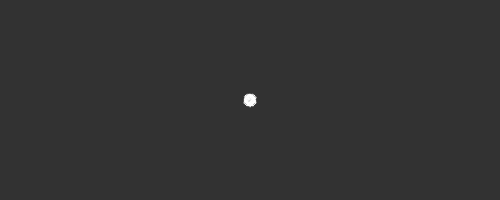
Frame 1 (no input)
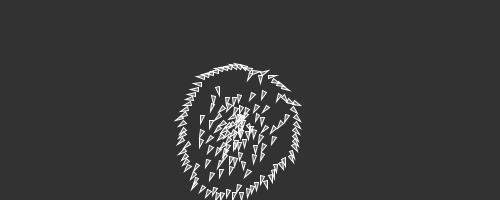
Frame 60 (the mouse pressed at the canvas centre just before this capture)
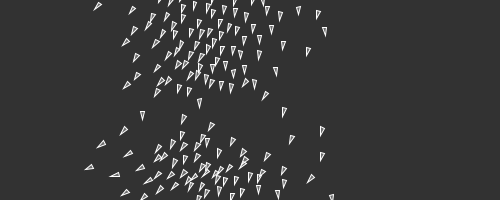
Frame 120 (the mouse held since frame 60 and released just before this capture)

The Processing sketch that drew these frames (run headless with seeded random() and noise(); from frame 60 on, the mouse is pressed at the canvas centre):

// Processing sketch: processing_175043
// ── processing_175043.pde

Flock flock;

void setup() {
  size(500, 200);
  flock = new Flock();
  // Add an initial set of boids into the system
  for (int i = 0; i < 150; i++) {
    flock.addBoid(new Boid(width/2,height/2));
  }
}

void draw() {
  background(50);
  flock.run();
}

// Add a new boid into the System
void mousePressed() {
  flock.addBoid(new Boid(mouseX,mouseY));
}



// The Flock (a list of Boid objects)

class Flock {
  ArrayList<Boid> boids; // An ArrayList for all the boids

  Flock() {
    boids = new ArrayList<Boid>(); // Initialize the ArrayList
  }

  void run() {
    for (Boid b : boids) {
      b.run(boids);  // Passing the entire list of boids to each boid individually
    }
  }

  void addBoid(Boid b) {
    boids.add(b);
  }

}




// The Boid class

class Boid {

  PVector location;
  PVector velocity;
  PVector acceleration;
  float r;
  float maxforce;    // Maximum steering force
  float maxspeed;    // Maximum speed

    Boid(float x, float y) {
    acceleration = new PVector(0, 0);

    // This is a new PVector method not yet implemented in JS
    // velocity = PVector.random2D();

    // Leaving the code temporarily this way so that this example runs in JS
    float angle = random(TWO_PI);
    velocity = new PVector(cos(angle), sin(angle));

    location = new PVector(x, y);
    r = 2.0;
    maxspeed = 2;
    maxforce = 0.03;
  }

  void run(ArrayList<Boid> boids) {
    flock(boids);
    update();
    borders();
    render();
  }

  void applyForce(PVector force) {
    // We could add mass here if we want A = F / M
    acceleration.add(force);
  }

  // We accumulate a new acceleration each time based on three rules
  void flock(ArrayList<Boid> boids) {
    PVector sep = separate(boids);   // Separation
    PVector ali = align(boids);      // Alignment
    PVector coh = cohesion(boids);   // Cohesion
    // Arbitrarily weight these forces
    sep.mult(1.5);
    ali.mult(1.0);
    coh.mult(1.0);
    // Add the force vectors to acceleration
    applyForce(sep);
    applyForce(ali);
    applyForce(coh);
  }

  // Method to update location
  void update() {
    // Update velocity
    velocity.add(acceleration);
    // Limit speed
    velocity.limit(maxspeed);
    location.add(velocity);
    // Reset accelertion to 0 each cycle
    acceleration.mult(0);
  }

  // A method that calculates and applies a steering force towards a target
  // STEER = DESIRED MINUS VELOCITY
  PVector seek(PVector target) {
    PVector desired = PVector.sub(target, location);  // A vector pointing from the location to the target
    // Scale to maximum speed
    desired.normalize();
    desired.mult(maxspeed);

    // Above two lines of code below could be condensed with new PVector setMag() method
    // Not using this method until Processing.js catches up
    // desired.setMag(maxspeed);

    // Steering = Desired minus Velocity
    PVector steer = PVector.sub(desired, velocity);
    steer.limit(maxforce);  // Limit to maximum steering force
    return steer;
  }

  void render() {
    // Draw a triangle rotated in the direction of velocity
    float theta = velocity.heading2D() + radians(90);
    // heading2D() above is now heading() but leaving old syntax until Processing.js catches up
    
    fill(200, 100);
    stroke(255);
    pushMatrix();
    translate(location.x, location.y);
    rotate(theta);
    beginShape(TRIANGLES);
    vertex(0, -r*2);
    vertex(-r, r*2);
    vertex(r, r*2);
    endShape();
    popMatrix();
  }

  // Wraparound
  void borders() {
    if (location.x < -r) location.x = width+r;
    if (location.y < -r) location.y = height+r;
    if (location.x > width+r) location.x = -r;
    if (location.y > height+r) location.y = -r;
  }

  // Separation
  // Method checks for nearby boids and steers away
  PVector separate (ArrayList<Boid> boids) {
    float desiredseparation = 25.0f;
    PVector steer = new PVector(0, 0, 0);
    int count = 0;
    // For every boid in the system, check if it's too close
    for (Boid other : boids) {
      float d = PVector.dist(location, other.location);
      // If the distance is greater than 0 and less than an arbitrary amount (0 when you are yourself)
      if ((d > 0) && (d < desiredseparation)) {
        // Calculate vector pointing away from neighbor
        PVector diff = PVector.sub(location, other.location);
        diff.normalize();
        diff.div(d);        // Weight by distance
        steer.add(diff);
        count++;            // Keep track of how many
      }
    }
    // Average -- divide by how many
    if (count > 0) {
      steer.div((float)count);
    }

    // As long as the vector is greater than 0
    if (steer.mag() > 0) {
      // First two lines of code below could be condensed with new PVector setMag() method
      // Not using this method until Processing.js catches up
      // steer.setMag(maxspeed);

      // Implement Reynolds: Steering = Desired - Velocity
      steer.normalize();
      steer.mult(maxspeed);
      steer.sub(velocity);
      steer.limit(maxforce);
    }
    return steer;
  }

  // Alignment
  // For every nearby boid in the system, calculate the average velocity
  PVector align (ArrayList<Boid> boids) {
    float neighbordist = 50;
    PVector sum = new PVector(0, 0);
    int count = 0;
    for (Boid other : boids) {
      float d = PVector.dist(location, other.location);
      if ((d > 0) && (d < neighbordist)) {
        sum.add(other.velocity);
        count++;
      }
    }
    if (count > 0) {
      sum.div((float)count);
      // First two lines of code below could be condensed with new PVector setMag() method
      // Not using this method until Processing.js catches up
      // sum.setMag(maxspeed);

      // Implement Reynolds: Steering = Desired - Velocity
      sum.normalize();
      sum.mult(maxspeed);
      PVector steer = PVector.sub(sum, velocity);
      steer.limit(maxforce);
      return steer;
    } 
    else {
      return new PVector(0, 0);
    }
  }

  // Cohesion
  // For the average location (i.e. center) of all nearby boids, calculate steering vector towards that location
  PVector cohesion (ArrayList<Boid> boids) {
    float neighbordist = 50;
    PVector sum = new PVector(0, 0);   // Start with empty vector to accumulate all locations
    int count = 0;
    for (Boid other : boids) {
      float d = PVector.dist(location, other.location);
      if ((d > 0) && (d < neighbordist)) {
        sum.add(other.location); // Add location
        count++;
      }
    }
    if (count > 0) {
      sum.div(count);
      return seek(sum);  // Steer towards the location
    } 
    else {
      return new PVector(0, 0);
    }
  }
}
